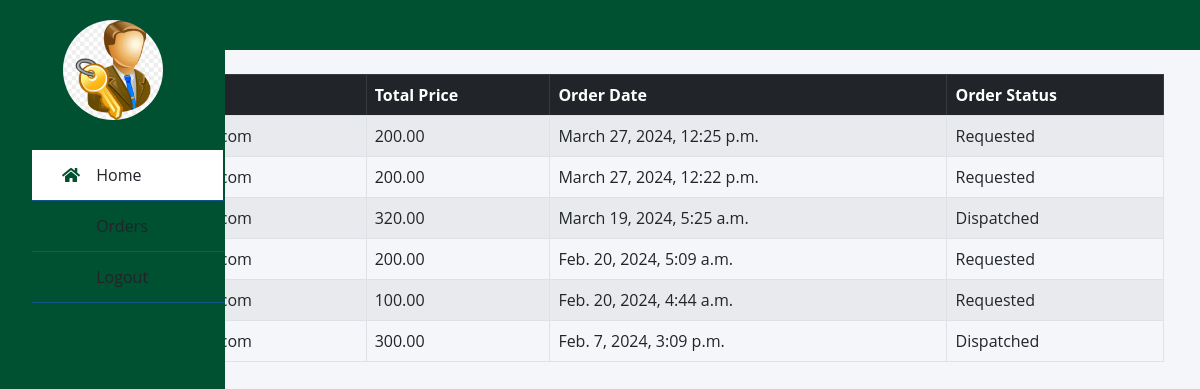
The page /admin_orders/ on the database its author committed.
### storeapp/models.py (models this page shows, shortened)
class Order(models.Model):
    class PaymentStatusChoices(models.TextChoices):
            PENDING = 'pending', 'Pending'
            SUCCESSFUL = 'successful', 'Successful'
            FAILED = 'failed', 'Failed'
    class OrderStatusChoices(models.TextChoices):
        REQUESTED = 'Requested', 'Requested'
        DISPATCHED = 'Dispatched', 'Dispatched'
        DELIVERED = 'Delivered', 'Delivered'
    user = models.ForeignKey(CustomUser, on_delete=models.CASCADE)
    products = models.ManyToManyField(Product)
    total_price = models.DecimalField(max_digits=10, decimal_places=2)
    order_date = models.DateTimeField(default=timezone.now,null=True)
    razorpay_order_id = models.CharField(max_length=255, default=None)
    payment_status = models.CharField(
    max_length=20, choices=PaymentStatusChoices.choices, default=PaymentStatusChoices.PENDING)
    order_status = models.CharField(
        max_length=20, choices=OrderStatusChoices.choices, default=OrderStatusChoices.REQUESTED)
    accepted_by_store = models.BooleanField(default=False)
    ready_for_pickup = models.BooleanField(default=False)
    delivered = models.BooleanField(default=False)
    address = models.ForeignKey(Address, on_delete=models.CASCADE) # Adding the foreign key to Address model

### storeapp/views.py (the view)
# urls.py: path('admin_orders/', views.admin_order, name='admin_order'),
def admin_order(request):
    orders = Order.objects.filter(payment_status='successful').order_by('-order_date')
    return render(request, 'admin_order.html', {'orders': orders})

### template/admin_order.html (shortened to what this page needs)
{% load static %}
<!DOCTYPE html>
<html lang="en">
<head>
    <link href="https://maxcdn.bootstrapcdn.com/font-awesome/4.3.0/css/font-awesome.min.css" rel="stylesheet">
    <link rel="stylesheet" href="https://use.fontawesome.com/releases/v5.8.1/css/all.css">
    <link rel="stylesheet" href="https://cdn.jsdelivr.net/npm/bootstrap@5.2.3/dist/css/bootstrap.min.css">
</head>
<body>
<div class="wrapper">
    <div class="section">
        <div class="top_navbar">
            <div class="hamburger">
                <a href="#">
                    <i class="fas fa-bars"></i>
                </a>
            </div>
        </div>
    </div>
    <div class="sidebar">
       <div class="profile">
        <img src="{% static 'img/admin.png' %}">
</div>
        <ul>
            <li>
                <a href="{% url 'admin_home'  %}" class="active text-dark" style="text-decoration:none;">
                    <span class="icon"><i class="fas fa-home"></i></span>
                    <span class="item">Home</span>
                </a>
            </li>
            <li>
                <a href="{% url 'hub_orders' %}" class=" text-dark" style="text-decoration:none;">
                    <span class="icon"><i class="fas fa-desktop"></i></span>
                    <span class="item">Orders</span>
                </a>
            </li>
            <li>
                <a href="{% url 'logout' %}" class=" text-dark" style="text-decoration:none;">
                    <span class="icon"><i class="fas fa-sign-out-alt"></i></span>
                    <span class="item">Logout</span>
                </a>
            </li>
        </ul>
    </div>
</div>
<div class="container mt-4 me-4 ps-5">
    <div class="row ps-5">
        <div class="col-md-12">
            <table class="table table-bordered table-striped">
                <tr>
                <thead class="table-dark">
                <th>User</th>
                <th>Total Price</th>
                <th>Order Date</th>
                <th>Order Status</th>
            </tr>
        <tbody>
            {% for order in orders %}
            <tr>
                <td>{{ order.user.email }}</td>
                <td>{{ order.total_price }}</td>
                <td>{{ order.order_date }}</td>
                <td>{{ order.get_order_status_display }}</td>
            </tr>
            {% endfor %}
        </table>
        </div>
    </div>
    </div>
    </body>
    </html>
    </body>
    </html>

### template/admin_order.html (style rules this page uses)
* { list-style: none; text-decoration: none; margin: 0; padding: 0; box-sizing: border-box; font-family: 'Open Sans', sans-serif; }
body { background: #f5f6fa; margin: 0; padding: 0; }
.wrapper .sidebar { background: rgb(0, 80, 50); position: fixed; top: 0; left: 0; width: 225px; height: 100%; padding: 20px 0; transition: all 0.5s ease; z-index: 1000; }
.wrapper .sidebar .profile { margin-bottom: 30px; text-align: center; }
.wrapper .sidebar .profile img { display: block; width: 100px; height: 100px; border-radius: 50%; margin: 0 auto; }
.wrapper .sidebar ul li a { display: block; padding: 13px 30px; border-bottom: 1px solid #10558d; background: rgb(0, 80, 50); font-size: 16px; position: relative; }
.wrapper .sidebar ul li a .icon { color: rgb(0, 80, 50); width: 30px; display: inline-block; }
.wrapper .sidebar ul li a:hover, .wrapper .sidebar ul li a.active { color: rgb(0, 80, 50); background:white; border-right: 2px solid rgb(0, 80, 50); ; }
.wrapper .sidebar ul li a:hover .icon, .wrapper .sidebar ul li a.active .icon { color: rgb(0, 80, 50); }
.wrapper .sidebar ul li a:hover:before, .wrapper .sidebar ul li a.active:before { display: block; }
.wrapper .section { width: calc(100% - 225px); margin-left: 225px; transition: all 0.5s ease; }
.wrapper .section .top_navbar { background: rgb(0, 80, 50); height: 50px; display: flex; align-items: center; padding: 0 30px; }
.wrapper .section .top_navbar .hamburger a { font-size: 28px; color: rgb(0, 80, 50); }
.wrapper .section .top_navbar .hamburger { margin-left: auto; }

### rows shown on the page
Order: total_price "200.00", order_date "March 27, 2024, 12:25 p.m.", order_status "Requested"
Order: total_price "200.00", order_date "March 27, 2024, 12:22 p.m.", order_status "Requested"
Order: total_price "320.00", order_date "March 19, 2024, 5:25 a.m.", order_status "Dispatched"
Order: total_price "200.00", order_date "Feb. 20, 2024, 5:09 a.m.", order_status "Requested"
Order: total_price "100.00", order_date "Feb. 20, 2024, 4:44 a.m.", order_status "Requested"
Order: total_price "300.00", order_date "Feb. 7, 2024, 3:09 p.m.", order_status "Dispatched"
